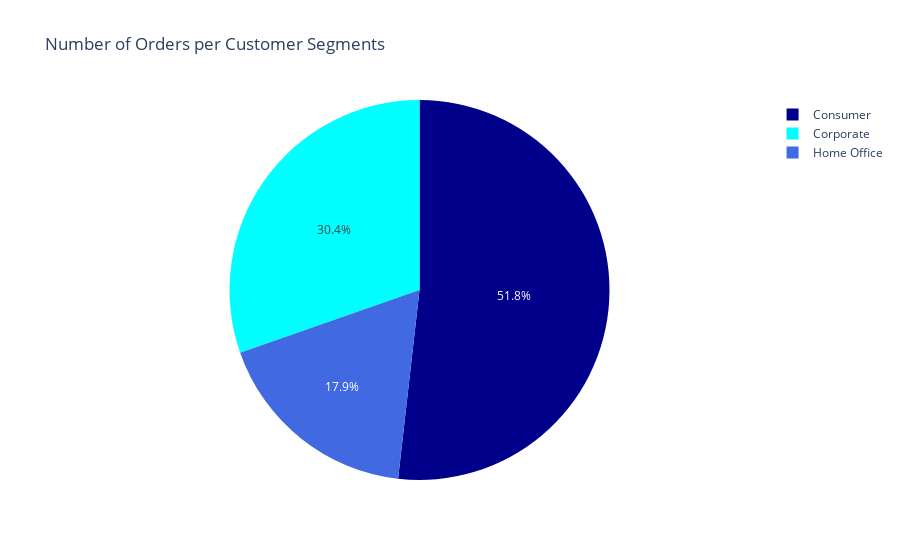

Notebook cell for this chart:
### Code cell
px.pie(data_Customer_Segment, values='order_item_quantity', names= 'customer_segment' , title= 'Number of Orders per Customer Segments', 
       color='customer_segment',
             color_discrete_map={'Consumer':'darkblue',
                                 'Corporate':'cyan',
                                 'Home Office':'royalblue'})

### Figure 1 — Plotly figure (JSON) as saved in the notebook; plotly's stock layout.template omitted (floating-point values rounded to 4 significant figures)
{"data": [{"customdata": [["Consumer"], ["Corporate"], ["Home Office"]], "domain": {"x": [0, 1], "y": [0, 1]}, "hovertemplate": "customer_segment=%{customdata[0]}<br>order_item_quantity=%{value}<extra></extra>", "labels": ["Consumer", "Corporate", "Home Office"], "legendgroup": "", "marker": {"colors": ["darkblue", "cyan", "royalblue"]}, "name": "", "showlegend": true, "type": "pie", "values": [93504, 54789, 32226]}], "layout": {"legend": {"tracegroupgap": 0}, "title": {"text": "Number of Orders per Customer Segments"}}}
